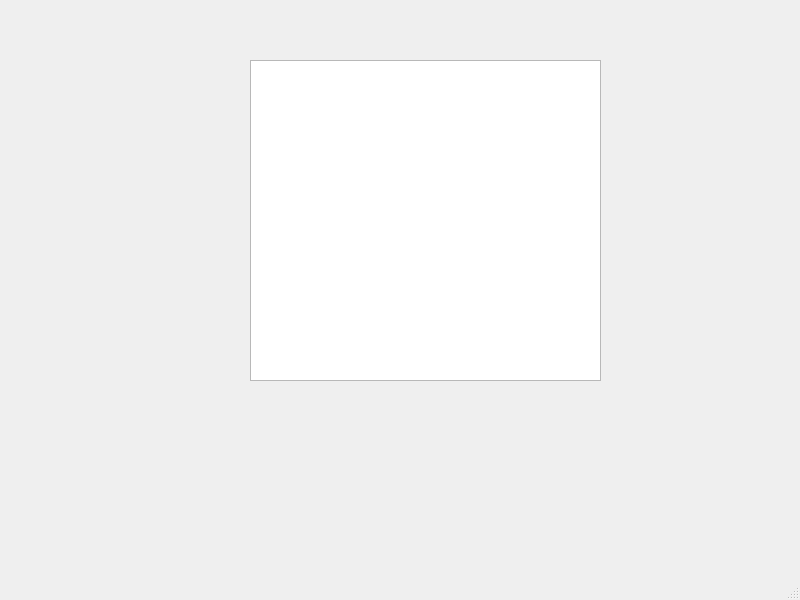
<?xml version="1.0" encoding="UTF-8"?>
<ui version="4.0">
 <class>MainWindow</class>
 <widget class="QMainWindow" name="MainWindow">
  <property name="geometry">
   <rect>
    <x>0</x>
    <y>0</y>
    <width>800</width>
    <height>600</height>
   </rect>
  </property>
  <property name="windowTitle">
   <string>MainWindow</string>
  </property>
  <widget class="QWidget" name="centralwidget">
   <widget class="QWidget" name="verticalLayoutWidget">
    <property name="geometry">
     <rect>
      <x>250</x>
      <y>60</y>
      <width>351</width>
      <height>321</height>
     </rect>
    </property>
    <layout class="QVBoxLayout" name="verticalLayout">
     <item>
      <widget class="PlotWidget" name="graphicsView"/>
     </item>
    </layout>
   </widget>
  </widget>
  <widget class="QMenuBar" name="menubar">
   <property name="geometry">
    <rect>
     <x>0</x>
     <y>0</y>
     <width>800</width>
     <height>22</height>
    </rect>
   </property>
  </widget>
  <widget class="QStatusBar" name="statusbar"/>
 </widget>
 <customwidgets>
  <customwidget>
   <class>PlotWidget</class>
   <extends>QGraphicsView</extends>
   <header>pyqtgraph</header>
  </customwidget>
 </customwidgets>
 <resources/>
 <connections/>
</ui>
